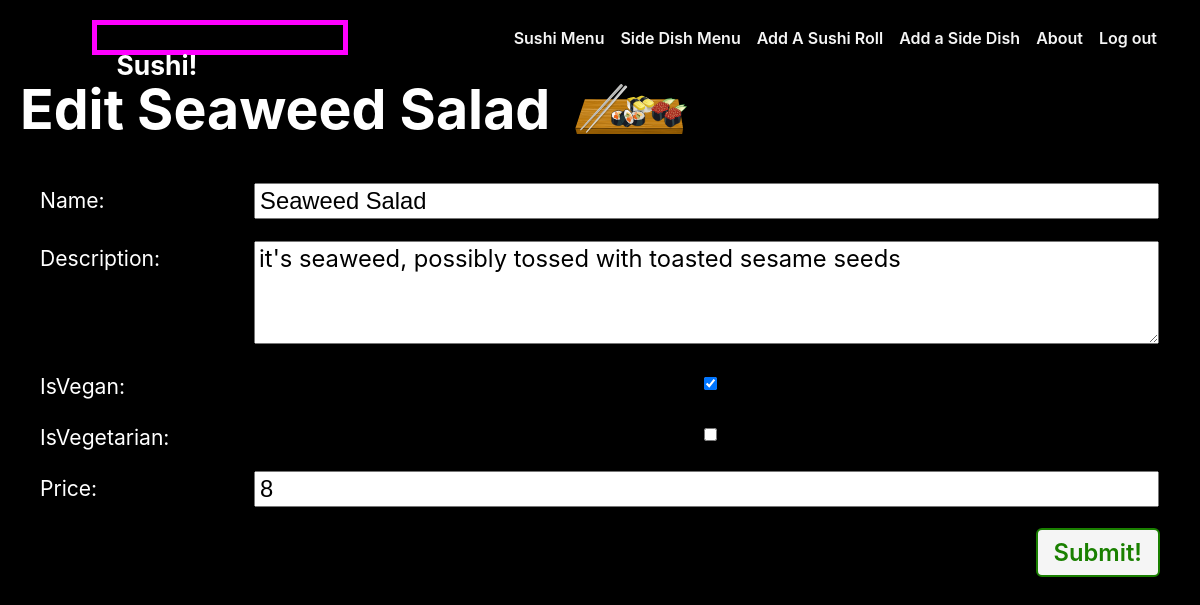
/sides/1/update (signed in), run on the app's committed database.
### main_app/models.py (models this page shows, shortened)
class Side(models.Model):
  name = models.CharField(max_length=50)
  description = models.TextField(max_length=250)
  isVegan = models.BooleanField(default=False)
  isVegetarian = models.BooleanField(default=False)
  price = models.IntegerField(default=6)

### main_app/views.py (the view)
# urls.py: path('sides/<int:pk>/update', views.SideUpdate.as_view(), name='side_update'),
class SideUpdate(LoginRequiredMixin,UpdateView):
  model = Side
  fields = ['name', 'description', 'isVegan', 'isVegetarian', 'price']

### main_app/templates/main_app/side_form.html (shortened to what this page needs)
{% extends 'base.html' %}
{% load static %}
{% block head %}
<link rel="stylesheet" type="text/css" href="{% static 'css/form.css' %}"/>
{% endblock %}
{% block content %}
<div class="page-header">
  {% if object %}
  <h1>Edit {{object.name}}</h1>
  {% else %}
  <h1>Add a Side Dish</h1>
  {% endif %}
  <img src="{% static 'images/sushionaboard.svg' %}" alt="sushi logo" />
</div>
<form action="" method="post" class="form-container" autocomplete="off">
  <table>
    {{ form.as_table }}
  </table>
  <button type="submit" class="btn submit">Submit!</button>
</form>
{% endblock %}

### main_app/static/css/base.css (style rules this page uses)
html { box-sizing: border-box; background: #000; color: white; }
*, *::before, *::after { box-sizing: inherit; }
:root { font-size: 82.5%; }
body { margin: 0; display: flex; flex-direction: column; align-items: center; font-family: -apple-system, BlinkMacSystemFont, "Segoe UI", "Roboto", "Oxygen", "Ubuntu", "Cantarell", "Fira Sans", "Droid Sans", "Helvetica Neue", sans-serif; --nav-bg: #aaa; --nav-bg-ff: #000; --borders: rgb(255, 102, 0) solid 2px; --text-color: rgb(245, 245, 245); --link-hover-color: rgb(255, 102, 0); --button-bg: rgb(245, 245, 245); --button-bg-hover: rgb(226, 226, 226); --submit: rgb(26, 128, 0); --warn: rgb(255, 102, 0); --danger: rgb(220, 20, 30); --secondary: rgb(57, 57, 57); --card-box-shadow: 5px 5px 6px -1px #aaa; --font-xtreme: 4.2rem; --font-xxl: 3.6rem; --font-xl: 2.4rem; --font-l: 1.8rem; --font-reg: 1.6rem; --card-border-radius: 6px; }
.page-header { display: flex; align-items: center; margin: 20px; }
.btn { font-size: var(--font-l); padding: 8px 16px; border-radius: 6px; border-width: 2px; border-style: solid; text-decoration: none; background-color: var(--button-bg); font-weight: 600; cursor: pointer; font-family: inherit; margin-right: 10px; }
.submit { color: var(--submit); border-color: var(--submit); }
.page-header h1 { font-size: var(--font-xxl); margin: 0; }
.page-header img { height: 40px; margin-left: 15px; }
.page-header img:first-of-type { margin-left: 20px; }
@media only screen and (min-width: 768px) { .page-header h1 { font-size: var(--font-xtreme); } }
@media only screen and (min-width: 768px) { .page-header img { height: 50px; margin-left: 20px; } }
@media only screen and (min-width: 768px) { .page-header img:first-of-type { margin-left: 25px; } }

### main_app/static/css/form.css (style rules this page uses)
.form-container { display: flex; flex-direction: column; width: 100%; }
table { padding: 0 40px; width: 100%; border-spacing: 0 20px; }
th { text-align: left; padding: 6px 20px 0 0; font-weight: normal; vertical-align: top; font-size: var(--font-reg); }
td { max-width: 60%; }
td > * { width: 100%; padding: 2px 4px; font-size: var(--font-l); }
td > textarea { height: calc(4 * var(--font-l) + 8px); font-family: inherit; }
.btn { align-self: flex-end; margin-right: 40px; }

### data on the page
Side: name "Seaweed Salad", description "it's seaweed, possibly tossed with toasted sesame seeds", isVegan "☑", price "8"
